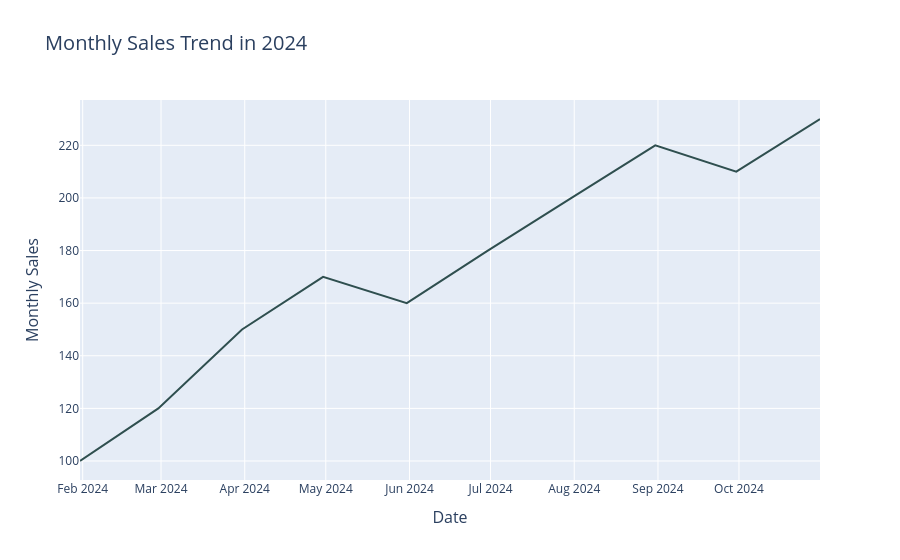

Source (notebook cell):
### Code cell
fig = px.line(x=dates, 
              y=sales, 
              labels={'x': 'Date', 'y': 'Monthly Sales'}, 
              title='Monthly Sales Trend in 2024')
fig.update_traces(line=dict(width=2, color='DarkSlateGrey'))
fig.update_layout(title_font=dict(size=20), xaxis_title_font=dict(size=16), yaxis_title_font=dict(size=16))
fig.show()

### Figure 1 — Plotly figure (JSON) as saved in the notebook; plotly's stock layout.template omitted (floating-point values rounded to 4 significant figures)
{"data": [{"hovertemplate": "Date=%{x}<br>Monthly Sales=%{y}<extra></extra>", "legendgroup": "", "line": {"color": "DarkSlateGrey", "dash": "solid", "width": 2}, "marker": {"symbol": "circle"}, "mode": "lines", "name": "", "orientation": "v", "showlegend": false, "type": "scatter", "x": ["2024-01-31T00:00:00.000000000", "2024-02-29T00:00:00.000000000", "2024-03-31T00:00:00.000000000", "2024-04-30T00:00:00.000000000", "2024-05-31T00:00:00.000000000", "2024-06-30T00:00:00.000000000", "2024-07-31T00:00:00.000000000", "2024-08-31T00:00:00.000000000", "2024-09-30T00:00:00.000000000", "2024-10-31T00:00:00.000000000"], "xaxis": "x", "y": [100, 120, 150, 170, 160, 180, 200, 220, 210, 230], "yaxis": "y"}], "layout": {"legend": {"tracegroupgap": 0}, "title": {"font": {"size": 20}, "text": "Monthly Sales Trend in 2024"}, "xaxis": {"anchor": "y", "domain": [0, 1], "title": {"font": {"size": 16}, "text": "Date"}}, "yaxis": {"anchor": "x", "domain": [0, 1], "title": {"font": {"size": 16}, "text": "Monthly Sales"}}}}
